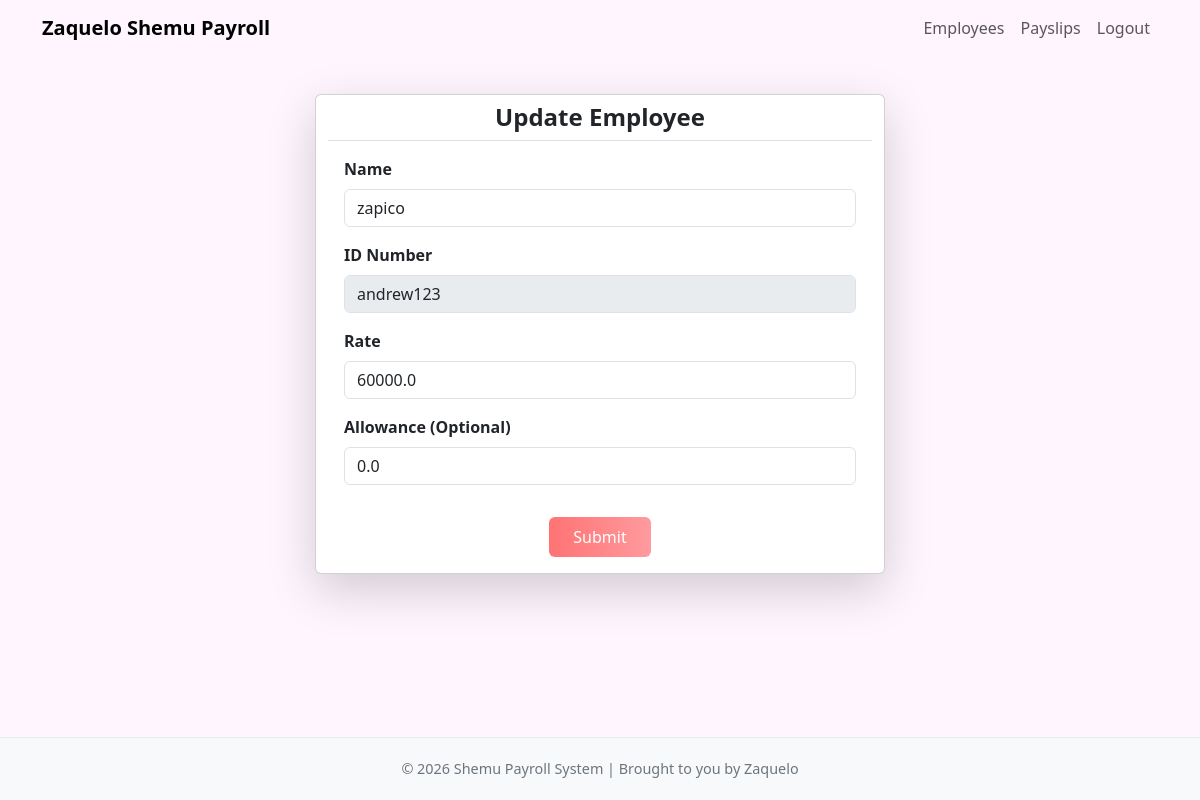
Page /employees/update/11/ (signed in) on the committed database.
### payroll_app/models.py (models this page shows, shortened)
class Employee(models.Model):
    name = models.CharField(max_length=255)
    id_number = models.CharField(max_length=100, unique=True)
    rate = models.FloatField()
    overtime_pay = models.FloatField(null=True, blank=True, default=0)
    allowance = models.FloatField(null=True, blank=True, default=0)

### payroll_app/views.py (the view, shortened to what this page needs)
# urls.py: path('employees/update/<int:pk>/', views.update_employee, name='update_employee'),
@login_required
def update_employee(request, pk):
    if not _require_admin(request):
        return HttpResponseForbidden("Only admins can access this page.")
    employee = get_object_or_404(Employee, pk=pk)
    context = {'employee': employee}
    return render(request, 'payroll_app/employees/update_employee.html', context)

### payroll_app/views.py (called while the page is built)
def _is_admin(user):
    return user.is_staff or user.is_superuser

def _require_admin(request):
    return _is_admin(request.user)

### payroll_app/templates/payroll_app/employees/update_employee.html (shortened to what this page needs)
{% extends 'payroll_app/base.html' %}
{% block content %}
<div class="row justify-content-center py-4">
    <div class="card shadow-lg w-50 bg-white">
        <div class="card-header text-center bg-white border-bottom">
            <h1 class="h4 mb-0 text-dark"><strong>Update Employee</strong></h1>
        </div>
        <div class="card-body">
            <form id="add_employee_form" method="POST">
                <div class="mb-3">
                    <label for="name" class="form-label fw-semibold text-dark">Name</label>
                    <input type="text" class="form-control" id="name" name="name" value="{{ employee.name }}">
                </div>
                <div class="mb-3">
                    <label for="id_number" class="form-label fw-semibold text-dark">ID Number</label>
                    <input type="text" class="form-control" id="id_number" name="id_number" value="{{ employee.id_number }}" disabled>
                </div>
                <div class="mb-3">
                    <label for="rate" class="form-label fw-semibold text-dark">Rate</label>
                    <input type="number" step="0.01" min="0" class="form-control" id="rate" name="rate" value="{{ employee.rate }}" required>
                </div>
                <div class="mb-3">
                    <label for="allowance" class="form-label fw-semibold text-dark">Allowance (Optional)</label>
                    <input type="number" step="0.01" min="0" class="form-control" id="allowance" name="allowance" value="{{ employee.allowance }}">
                </div>
                <div class="text-center">
                    <button class="btn btn-gradient px-4 py-2 mt-3">
                         Submit
                    </button>
                </div>
            </form>
        </div>
    </div>
</div>
{% endblock %}

### payroll_app/templates/payroll_app/base.html (style rules this page uses)
body { background-color: #fef5ff; min-height: 100vh; padding-top: 70px; font-family: 'Segoe UI', Tahoma, Geneva, Verdana, sans-serif; display: flex; flex-direction: column; }

### payroll_app/templates/payroll_app/employees/update_employee.html (style rules this page uses)
.btn-gradient { background: linear-gradient(90deg, #ff7373, #ff9a9e); color: #fff; border: none; transition: transform 0.2s ease; }

### rows in the picture
Employee: name "zapico", id_number "andrew123", rate "60000.0", allowance "0.0"
